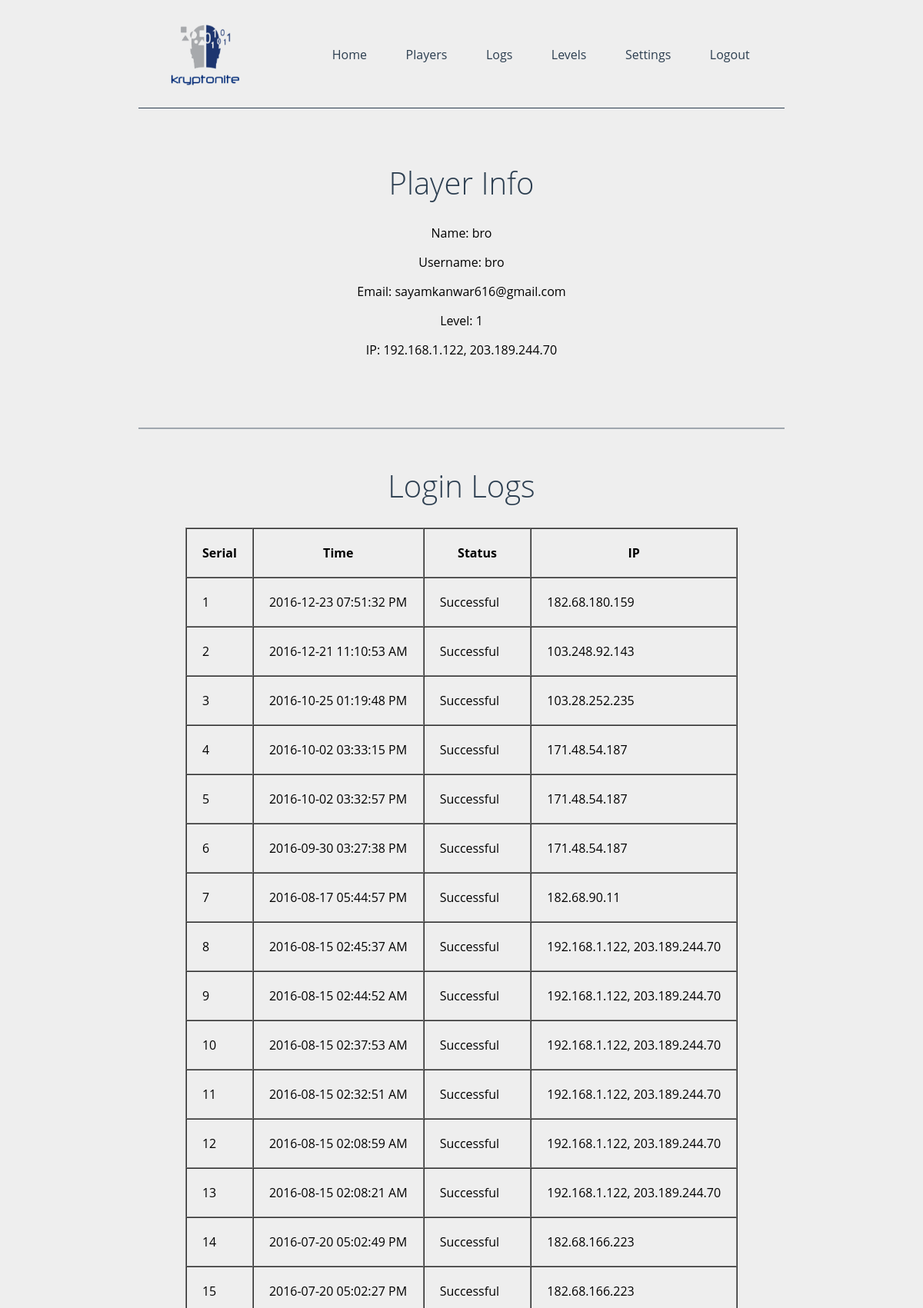
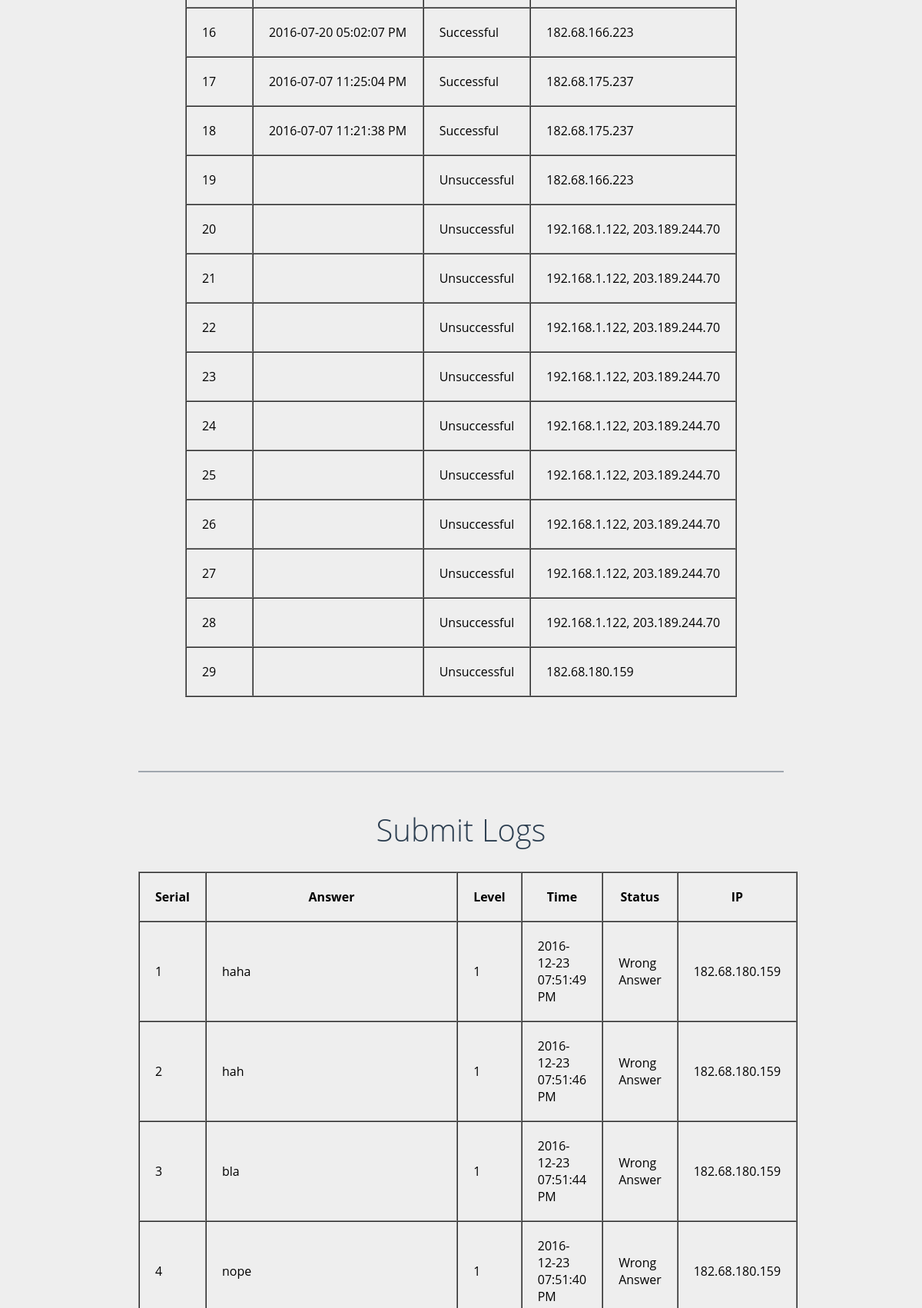
The page /proadmin/playerinfo.php?uid=29991850 (signed in, upper part) on the database its author committed (2 pictures, top to bottom).
### tables this page shows
CREATE TABLE IF NOT EXISTS `players` (
  `uid` int(255) NOT NULL,
  `id` int(255) NOT NULL AUTO_INCREMENT,
  `name` varchar(255) NOT NULL,
  `email` varchar(255) NOT NULL,
  `username` varchar(255) NOT NULL,
  `password` varchar(255) NOT NULL,
  `level` int(255) NOT NULL,
  `status` int(11) NOT NULL,
  `usertype` int(11) NOT NULL,
  `confirm` int(255) NOT NULL,
  `time` varchar(255) NOT NULL,
  `ip` varchar(255) NOT NULL,
  PRIMARY KEY (`id`)
);

CREATE TABLE IF NOT EXISTS `submits` (
  `id` int(11) NOT NULL AUTO_INCREMENT,
  `email` varchar(255) NOT NULL,
  `username` varchar(255) NOT NULL,
  `answer` varchar(255) NOT NULL,
  `level` varchar(255) NOT NULL,
  `status` varchar(255) NOT NULL,
  `ip` varchar(255) NOT NULL,
  `time` varchar(255) NOT NULL,
  PRIMARY KEY (`id`)
);

### proadmin/playerinfo.php (the view, shortened to what this page needs)
<?php require_once('../dbconnect.php'); ?>
<?php
if (isset($_GET['uid'])) {
    $uid = $_GET['uid'];
}
else {
    echo "No user selected!";
}
$result = mysql_query("SELECT * FROM players WHERE uid='$uid'");
 while($row = mysql_fetch_assoc($result)) {
     $level = $row['level'];
     $name = $row['name'];
     $username = $row['username'];
     $email = $row['email'];
     $ip = $row['ip'];
 }
?>
<!DOCTYPE html>
<html>
<head>
	<link rel="stylesheet" type="text/css" href="../style.css">
</head>
<body>
<center>
<div class="main" style="width:70%;">
<header>
<img src="../logo.png" class="logo">
<a href="logout.php">Logout</a>
<a href="settings.php">Settings</a>
<a href="levels.php">Levels</a>
<a href="logs.php">Logs</a>
<a href="players.php">Players</a>
<a href="admin.php">Home</a>
</header>
<br>
<h1 class="main-heading">Player Info</h1>
<p>Name: <?php echo $name; ?></p>
<p>Username: <?php echo $username; ?></p>
<p>Email: <?php echo $email; ?></p>
<p>Level: <?php echo $level; ?></p>
<p>IP: <?php echo $ip; ?></p>
<br><br><br>
<hr>
<h1 class="main-heading">Login Logs</h1>
<table border="1" cellpadding="20" cellspacing="0">
    <tr>
        <th>Serial</th>
        <th>Time</th>
        <th>Status</th>
        <th>IP</th>
    </tr>
    <?php
     $serial = 1;
     $result3 = mysql_query("SELECT * FROM login WHERE email='$email' ORDER by time DESC");
     while($row3 = mysql_fetch_assoc($result3)) {
     $time = $row3['time'];
     $ip = $row3['ip'];
     $status = $row3['status'];
     echo "<tr>
           <td>{$serial}</td>
           <td>{$time}</td>
           <td>{$status}</td>
           <td>{$ip}</td>
           </tr>";
    $serial++;
     }
     ?>
</table>
<br><br><br><br>
<hr>
<h1 class="main-heading">Submit Logs</h1>
<table border="1" cellpadding="20" cellspacing="0">
    <tr>
        <th>Serial</th>
        <th>Answer</th>
        <th>Level</th>
        <th>Time</th>
        <th>Status</th>
        <th>IP</th>
    </tr>
    <?php
     $serial = 1;
     $result4 = mysql_query("SELECT * FROM submits WHERE email='$email' ORDER by time DESC");
     while($row4 = mysql_fetch_assoc($result4)) {
     $time = $row4['time'];
     $ip = $row4['ip'];
     $answer = $row4['answer'];
     $level = $row4['level'];
     $status = $row4['status'];
     echo "<tr>
           <td>{$serial}</td>
           <td>{$answer}</td>
           <td>{$level}</td>
           <td>{$time}</td>
           <td>{$status}</td>
           <td>{$ip}</td>
           </tr>";
    $serial++;
     }
     ?>
</table>
<br><br><br>
</div>
</center>
</body>
</html>

### style.css (style rules this page uses)
* { transition: all .3s ease; }
body { margin: 0; font-family: 'Open Sans',sans-serif; background: #eee; }
.main { width: 60%; }
.logo { width: 130px; height: 100px; float: left; }
header a { float: right; margin-top: 40px; text-decoration: none; color: #2c3e50; -webkit-transition: all .4s ease; transition: all .4s ease; }
header a:before { content: '['; opacity: 0; padding: 10px; -webkit-transition: all .4s ease; transition: all .4s ease; }
header a:after { content: ']'; opacity: 0; padding: 10px; -webkit-transition: all .4s ease; transition: all .4s ease; }
header { border-bottom: 1px solid #2c3e50; padding: 20px; }
.main-heading { font-size: 40px; color: #2c3e50; font-weight: 300; }
h1 { padding-top:20px; font-size: 2.2em; }
hr { border: 1px solid #2c3e50; opacity: 0.4; }
th { padding-bottom: 20px; }

### rows shown on the page
players: name "bro", username "bro", email "sayamkanwar616@gmail.com", level "1", ip "192.168.1.122, 203.189.244.70"
submits: answer "haha", level "1", time "2016-12-23 07:51:49 PM", status "Wrong Answer", ip "182.68.180.159"
submits: answer "hah", level "1", time "2016-12-23 07:51:46 PM", status "Wrong Answer", ip "182.68.180.159"
submits: answer "bla", level "1", time "2016-12-23 07:51:44 PM", status "Wrong Answer", ip "182.68.180.159"
submits: answer "nope", level "1", time "2016-12-23 07:51:40 PM", status "Wrong Answer", ip "182.68.180.159"

### other values the page prints
$time "2016-12-23 07:51:32 PM"
$status "Successful"
$ip "182.68.180.159"
$time "2016-12-21 11:10:53 AM"
$ip "103.248.92.143"
$time "2016-10-25 01:19:48 PM"
$ip "103.28.252.235"
$time "2016-10-02 03:33:15 PM"
$ip "171.48.54.187"
$time "2016-10-02 03:32:57 PM"
$time "2016-09-30 03:27:38 PM"
$time "2016-08-17 05:44:57 PM"
$ip "182.68.90.11"
$time "2016-08-15 02:45:37 AM"
$ip "192.168.1.122, 203.189.244.70"
